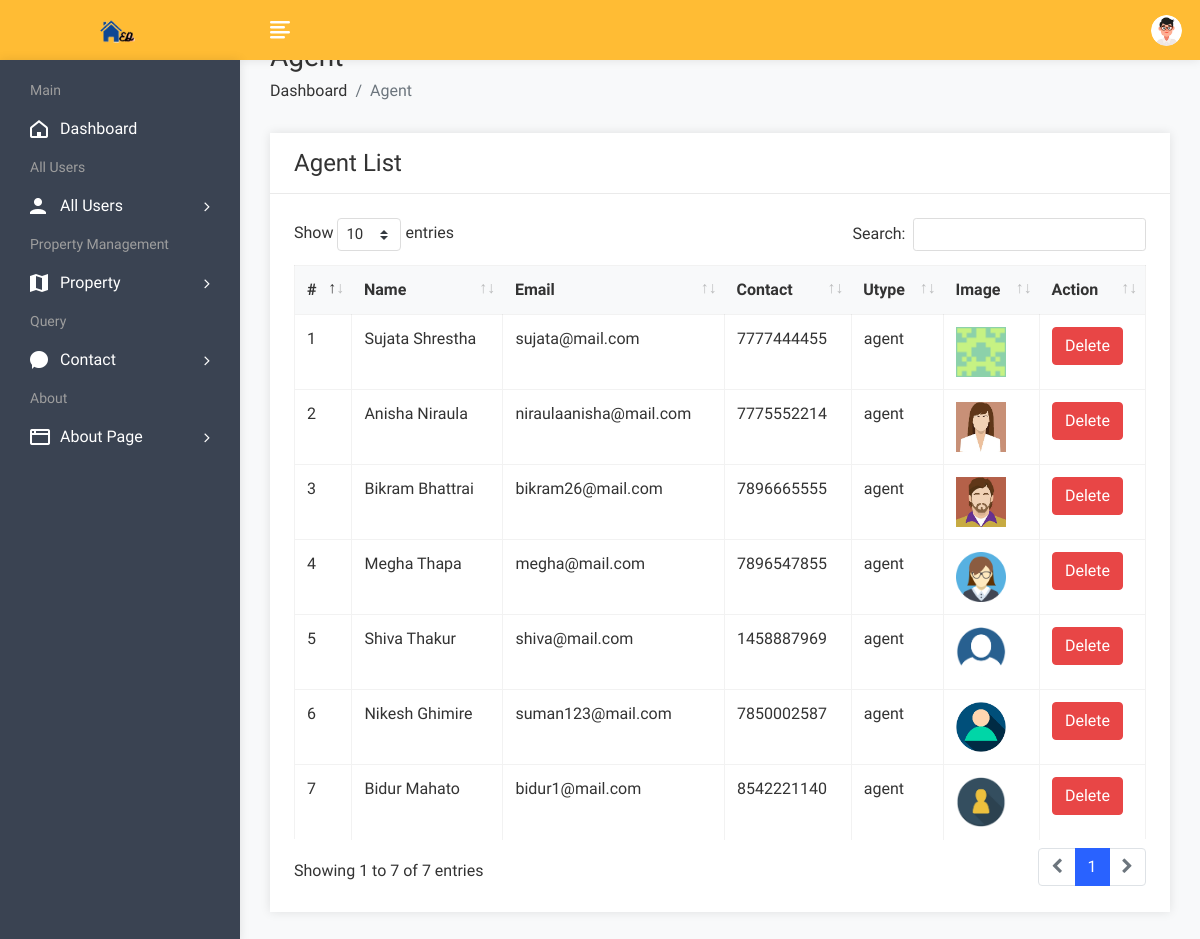
Screenshot of /admin/useragent.php (signed in) with the database file from the repository.
### tables this page shows
CREATE TABLE `user` (
  `uid` int(50) NOT NULL,
  `uname` varchar(100) NOT NULL,
  `uemail` varchar(100) NOT NULL,
  `uphone` varchar(20) NOT NULL,
  `upass` varchar(50) NOT NULL,
  `utype` varchar(50) NOT NULL,
  `uimage` varchar(300) NOT NULL
);

### admin/useragent.php (the view, shortened to what this page needs)
<!DOCTYPE html>
<html lang="en">
<head>
        <link rel="stylesheet" href="assets/css/bootstrap.min.css">
        <link rel="stylesheet" href="assets/css/font-awesome.min.css">
        <link rel="stylesheet" href="assets/css/feathericon.min.css">
		<link rel="stylesheet" href="assets/plugins/datatables/dataTables.bootstrap4.min.css">
		<link rel="stylesheet" href="assets/plugins/datatables/responsive.bootstrap4.min.css">
		<link rel="stylesheet" href="assets/plugins/datatables/select.bootstrap4.min.css">
		<link rel="stylesheet" href="assets/plugins/datatables/buttons.bootstrap4.min.css">
        <link rel="stylesheet" href="assets/css/style.css">
    </head>
    <body>
				<?php include("header.php"); ?>
            <div class="page-wrapper">
                <div class="content container-fluid">
					<div class="page-header">
						<div class="row">
							<div class="col">
								<h3 class="page-title">Agent</h3>
								<ul class="breadcrumb">
									<li class="breadcrumb-item"><a href="dashboard.php">Dashboard</a></li>
									<li class="breadcrumb-item active">Agent</li>
								</ul>
							</div>
						</div>
					</div>
					<div class="row">
						<div class="col-sm-12">
							<div class="card">
								<div class="card-header">
									<h4 class="card-title">Agent List</h4>
								</div>
								<div class="card-body">
									<table id="basic-datatable" class="table table-bordered table-hover">
                                            <thead>
                                                <tr>
                                                    <th>#</th>
                                                    <th>Name</th>
                                                    <th>Email</th>
                                                    <th>Contact</th>
                                                    <th>Utype</th>
													<th>Image</th>
                                                    <th>Action</th>
                                                </tr>
                                            </thead>
                                            <tbody>
											<?php
												$query=mysqli_query($con,"select * from user where utype='agent'");
												$cnt=1;
												while($row=mysqli_fetch_row($query))
													{
											?>
                                                <tr>
                                                    <td><?php echo $cnt; ?></td>
                                                    <td><?php echo $row['1']; ?></td>
                                                    <td><?php echo $row['2']; ?></td>
                                                    <td><?php echo $row['3']; ?></td>
                                                    <td><?php echo $row['5']; ?></td>
													<td><img src="user/<?php echo $row['6']; ?>" height="50px" width="50px"></td>
                                                    <td><a href="useragentdelete.php?id=<?php echo $row['0']; ?>"><button class="btn btn-danger">Delete</button></a></td>
                                                </tr>
                                                <?php
												$cnt=$cnt+1;
												}
												?>
                                            </tbody>
                                        </table>
								</div>
							</div>
						</div>
					</div>
				</div>
			</div>
    </body>
</html>

### rows the page displays
user: uname "Sujata Shrestha", uemail "sujata@mail.com", uphone "7777444455", utype "agent", uimage (picture)
user: uname "Anisha Niraula", uemail "niraulaanisha@mail.com", uphone "7775552214", utype "agent", uimage (picture)
user: uname "Bikram Bhattrai", uemail "bikram26@mail.com", uphone "7896665555", utype "agent", uimage (picture)
user: uname "Megha Thapa", uemail "megha@mail.com", uphone "7896547855", utype "agent", uimage (placeholder picture)
user: uname "Shiva Thakur", uemail "shiva@mail.com", uphone "1458887969", utype "agent", uimage (picture)
user: uname "Nikesh Ghimire", uemail "suman123@mail.com", uphone "7850002587", utype "agent", uimage (picture)
user: uname "Bidur Mahato", uemail "bidur1@mail.com", uphone "8542221140", utype "agent", uimage (picture)
